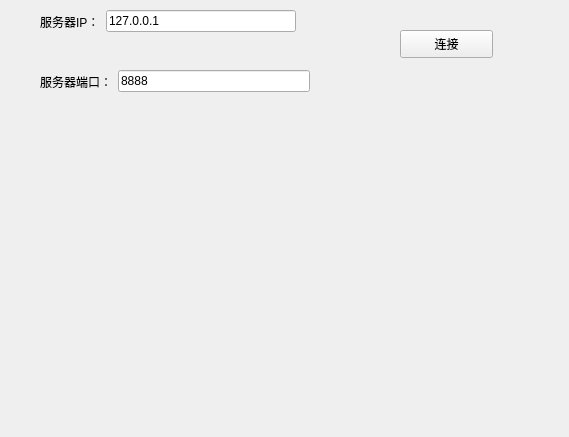
<?xml version="1.0" encoding="UTF-8"?>
<ui version="4.0">
 <class>ClientWidget</class>
 <widget class="QWidget" name="ClientWidget">
  <property name="geometry">
   <rect>
    <x>0</x>
    <y>0</y>
    <width>569</width>
    <height>437</height>
   </rect>
  </property>
  <property name="windowTitle">
   <string>Form</string>
  </property>
  <widget class="QPushButton" name="buttonConnect">
   <property name="geometry">
    <rect>
     <x>400</x>
     <y>30</y>
     <width>93</width>
     <height>28</height>
    </rect>
   </property>
   <property name="text">
    <string>连接</string>
   </property>
  </widget>
  <widget class="QWidget" name="">
   <property name="geometry">
    <rect>
     <x>40</x>
     <y>10</y>
     <width>256</width>
     <height>23</height>
    </rect>
   </property>
   <layout class="QHBoxLayout" name="horizontalLayout">
    <item>
     <widget class="QLabel" name="label">
      <property name="text">
       <string>服务器IP：</string>
      </property>
     </widget>
    </item>
    <item>
     <widget class="QLineEdit" name="lineEditIP">
      <property name="text">
       <string>127.0.0.1</string>
      </property>
     </widget>
    </item>
   </layout>
  </widget>
  <widget class="QWidget" name="">
   <property name="geometry">
    <rect>
     <x>40</x>
     <y>70</y>
     <width>270</width>
     <height>23</height>
    </rect>
   </property>
   <layout class="QHBoxLayout" name="horizontalLayout_2">
    <item>
     <widget class="QLabel" name="label_2">
      <property name="text">
       <string>服务器端口：</string>
      </property>
     </widget>
    </item>
    <item>
     <widget class="QLineEdit" name="lineEditPort">
      <property name="text">
       <string>8888</string>
      </property>
     </widget>
    </item>
   </layout>
  </widget>
 </widget>
 <resources/>
 <connections/>
</ui>
